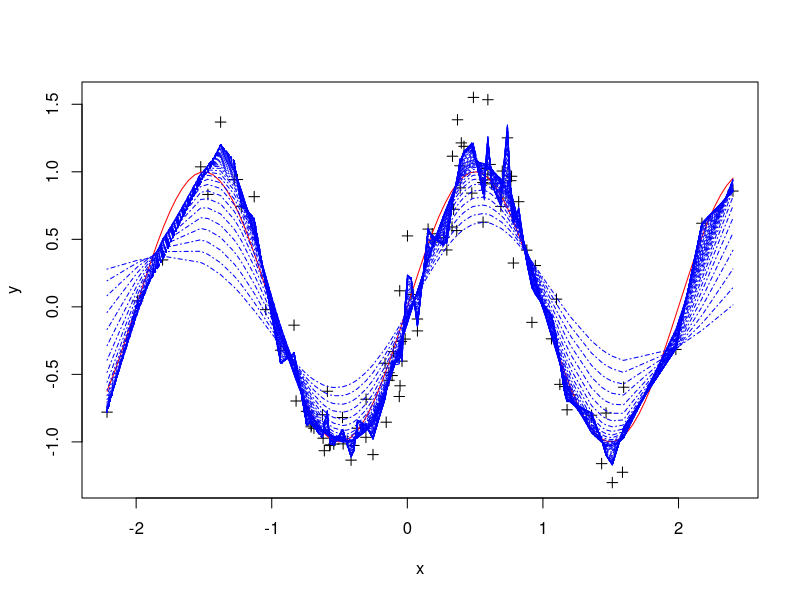
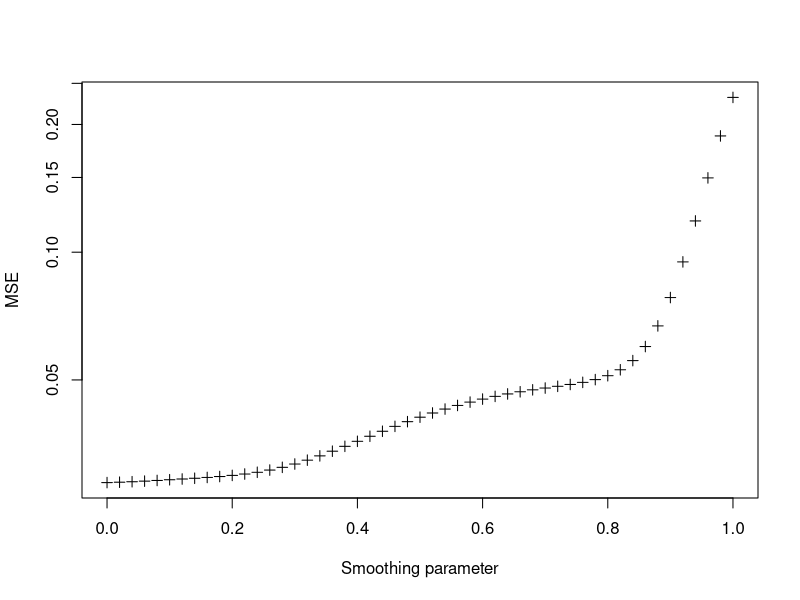
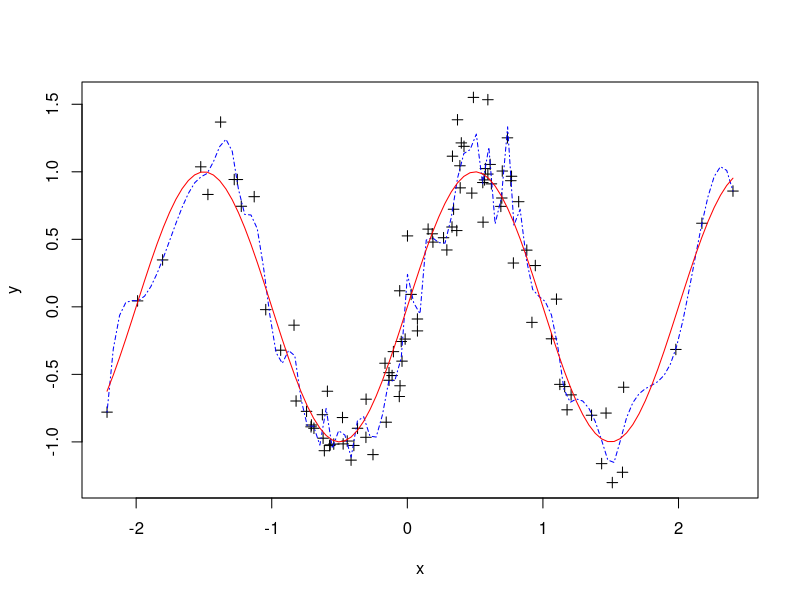

The R script that drew these images, in order:
# Generate a set of x values
# Sort the x values (this eases later analysis)
set.seed(1)
x <- rnorm(100)
x <- sort(x)

# Generate values of f(x) for some function
f <- function(x)
{
	sin(pi*x)
}

# Generate some residuals
e <- rnorm(100,0,1/4)

# Generate y values which are y=f(x)+e
y <- f(x)+e

# Plot the data
plot(x,y,pch=3)

# Add the "true" curve to the plot
xs<-seq(min(x),max(x),length=101)
points(xs,f(xs),type="l",col="red")

# Open mgcv package and splines package
# Check you have it installed
library(mgcv)

# Set up a vector of values for the tuning parameter
# Set up a vector to store the results
svec <- seq(0,1,length=51)
MSEvec <- rep(NA, 51)

for (i in 1:51)
{
	# Fit smoothing spline
	fit.sp <- smooth.spline(x,y,spar=svec[i])

	# Plot the fit
	points(x,predict(fit.sp,x)$y,col="blue",type="l",lty=4)

	# Least squares criterion
	MSEvec[i] <- mean((predict(fit.sp,x)$y-y)^2)
}

plot(svec,MSEvec,xlab="Smoothing parameter",ylab="MSE",log="y",pch=3)

# Let's look at the "best" fit
soptimal <- svec[MSEvec==min(MSEvec)]

# Fit smoothing spline
fit.sp <- smooth.spline(x,y,spar=soptimal)

# Plot the fit
plot(x,y,pch=3)
points(xs,predict(fit.sp,xs)$y,col="blue",type="l",lty=4)

# Add the "true" curve
points(xs,f(xs),type="l",col="red")
